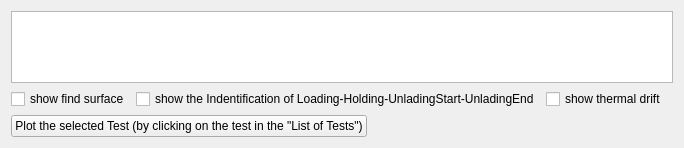
                    <widget class="QWidget" name="tab_30">
                     <attribute name="title">
                      <string>inclusive of frame compliance</string>
                     </attribute>
                     <layout class="QGridLayout" name="gridLayout_62">
                      <item row="3" column="0" colspan="4">
                       <widget class="QPushButton" name="pushButton_plot_chosen_test_tab_inclusive_frame_stiffness_tabTipRadius">
                        <property name="sizePolicy">
                         <sizepolicy hsizetype="Maximum" vsizetype="Maximum">
                          <horstretch>0</horstretch>
                          <verstretch>0</verstretch>
                         </sizepolicy>
                        </property>
                        <property name="text">
                         <string>Plot the selected Test (by clicking on the test in the &quot;List of Tests&quot;)</string>
                        </property>
                       </widget>
                      </item>
                      <item row="1" column="0" colspan="4">
                       <widget class="QGraphicsView" name="graphicsView_load_depth_tab_inclusive_frame_stiffness_tabTipRadius">
                        <property name="enabled">
                         <bool>true</bool>
                        </property>
                        <property name="sizePolicy">
                         <sizepolicy hsizetype="Preferred" vsizetype="Preferred">
                          <horstretch>0</horstretch>
                          <verstretch>0</verstretch>
                         </sizepolicy>
                        </property>
                        <property name="minimumSize">
                         <size>
                          <width>0</width>
                          <height>0</height>
                         </size>
                        </property>
                        <property name="maximumSize">
                         <size>
                          <width>10000</width>
                          <height>10000</height>
                         </size>
                        </property>
                        <property name="sizeIncrement">
                         <size>
                          <width>0</width>
                          <height>0</height>
                         </size>
                        </property>
                        <property name="baseSize">
                         <size>
                          <width>0</width>
                          <height>0</height>
                         </size>
                        </property>
                        <property name="sizeAdjustPolicy">
                         <enum>QAbstractScrollArea::AdjustToContents</enum>
                        </property>
                        <property name="interactive">
                         <bool>true</bool>
                        </property>
                        <property name="dragMode">
                         <enum>QGraphicsView::NoDrag</enum>
                        </property>
                        <property name="transformationAnchor">
                         <enum>QGraphicsView::NoAnchor</enum>
                        </property>
                       </widget>
                      </item>
                      <item row="2" column="1">
                       <widget class="QCheckBox" name="checkBox_iLHU_inclusive_frame_stiffness_tabTipRadius">
                        <property name="sizePolicy">
                         <sizepolicy hsizetype="Maximum" vsizetype="Fixed">
                          <horstretch>0</horstretch>
                          <verstretch>0</verstretch>
                         </sizepolicy>
                        </property>
                        <property name="text">
                         <string>show the Indentification of Loading-Holding-UnladingStart-UnladingEnd</string>
                        </property>
                       </widget>
                      </item>
                      <item row="2" column="0">
                       <widget class="QCheckBox" name="checkBox_showFindSurface_tab_inclusive_frame_stiffness_tabTipRadius">
                        <property name="sizePolicy">
                         <sizepolicy hsizetype="Maximum" vsizetype="Fixed">
                          <horstretch>0</horstretch>
                          <verstretch>0</verstretch>
                         </sizepolicy>
                        </property>
                        <property name="text">
                         <string>show find surface</string>
                        </property>
                       </widget>
                      </item>
                      <item row="2" column="2">
                       <widget class="QCheckBox" name="checkBox_showThermalDrift_tab_inclusive_frame_stiffness_tabTipRadius">
                        <property name="sizePolicy">
                         <sizepolicy hsizetype="Maximum" vsizetype="Maximum">
                          <horstretch>0</horstretch>
                          <verstretch>0</verstretch>
                         </sizepolicy>
                        </property>
                        <property name="text">
                         <string>show thermal drift</string>
                        </property>
                       </widget>
                      </item>
                     </layout>
                    </widget>
